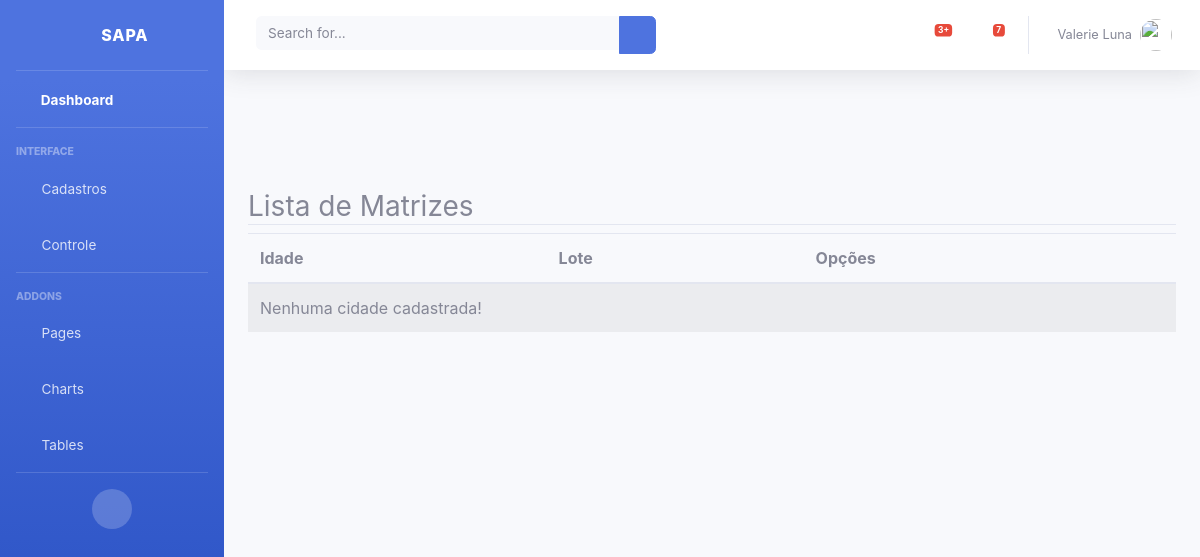
Before: /listar/matriz/ (signed in) with the older database file.
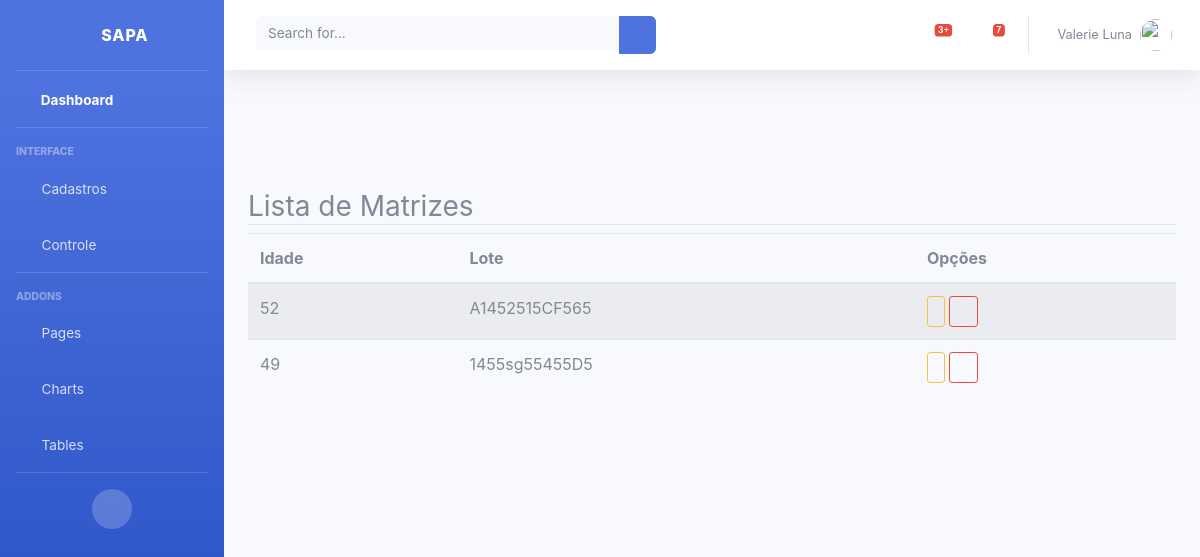
After: the same page with the newer database file.
### cadastros/models.py (models this page shows, shortened)
class Matriz(models.Model):
    idade   = models.CharField(max_length=2, unique = True)
    loteMatriz    = models.CharField(max_length=50)

### cadastros/views.py (the view)
# urls.py: path('listar/matriz/', MatrizList.as_view(), name="listar-matrizes"),
class MatrizList(LoginRequiredMixin, ListView):
    model = Matriz
    template_name = "cadastros/list_matriz.html"

### cadastros/templates/cadastros/list_matriz.html (shortened to what this page needs)
{% extends 'cadastros/base.html'%}
{% load static %}
{% load crispy_forms_tags %}
{% block conteudo %}
<div class="container py-5">
    <div class="row mt-5">
        <div class="col-lg">
            <h3 class="border-bottom">
                Lista de Matrizes
            </h3>
        </div>
    </div>
    <div class="row">
        <div class="col-lg">
            <table class="table table-striped">
                <thead>
                    <tr>
                        <th>Idade</th>
                        <th>Lote</th>
                        <th>Opções</th>
                    </tr>
                </thead>
                <tbody>
                    {% for matriz in object_list %}
                        <tr>
                            <td>{{matriz.idade}}</td>
                            <td>{{matriz.loteMatriz}}</td>
                            <td>
                                <a href="{% url 'editar-matriz' matriz.pk %}" class="btn btn-outline-warning btn-sm">
                                </a>
                                <a href="{% url 'excluir-matriz' matriz.pk %}" class="btn btn-outline-danger btn-sm">
                                    <i class="fa fa-trash" aria-hidden="true"></i>
                                </a>
                            </td>
                            {% empty %}
                            <tr>
                                <td colspan="3">Nenhuma cidade cadastrada!</td>
                            </tr>
                    {% endfor %}
                </tbody>
            </table>
        </div>
    </div>
</div>
{% endblock %}

Changed rows visible on the page:
added Matriz: idade "52", loteMatriz "A1452515CF565"
added Matriz: idade "49", loteMatriz "1455sg55455D5"
Other visible differences:
text no longer shown: "Nenhuma cidade cadastrada!"
